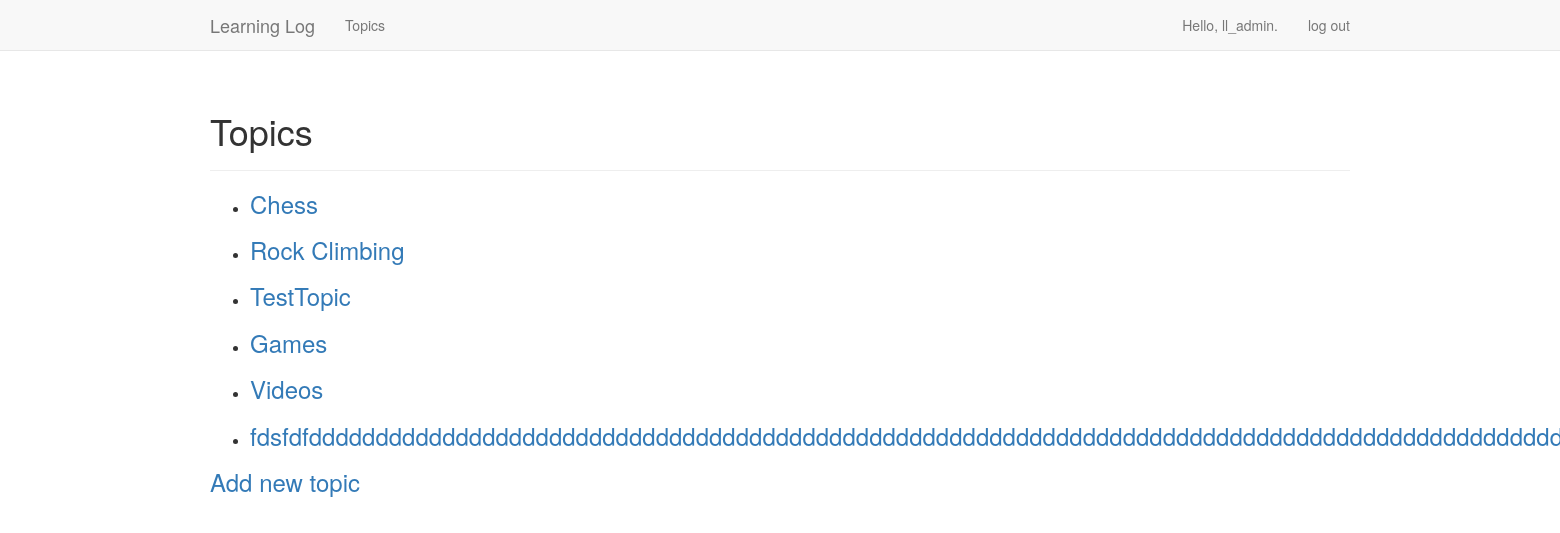
Page /topics/ (signed in) on the earlier database version.
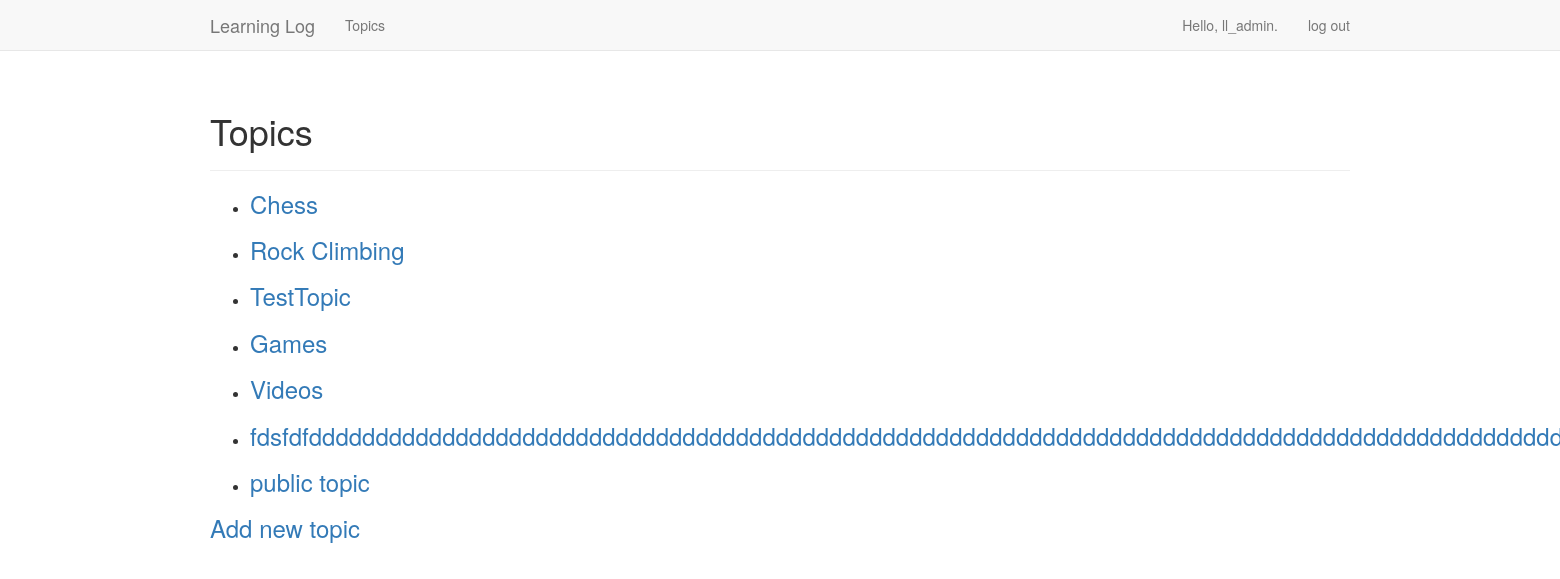
Same page on the later database version.
### learning_logs/models.py (models this page shows)
class Topic(models.Model):
    text = models.CharField(max_length=200)
    date_added = models.DateTimeField(auto_now_add=True)
    owner = models.ForeignKey(User)
    public = models.BooleanField(default=False)
    def __str__(self):
        return self.text

### learning_logs/views.py (the view)
# urls.py: url(r'^topics/$', views.topics, name='topics'),
def topics(request):
    user = request.user
    if user.is_authenticated:
        topics = Topic.objects.filter(owner=user).order_by('date_added')
    else:
        topics = Topic.objects.filter(public=True).order_by('date_added')
    context = {'topics': topics}
    return render(request, 'learning_logs/topics.html', context)

### learning_logs/templates/learning_logs/topics.html
{% extends "learning_logs/base.html"%}
{% block header %}
    <h1>Topics</h1>
{% endblock header %}
{% block content %}
    <ul>
        {% for topic in topics %}
            <li>
                <h3>
                    <a href="{% url 'learning_logs:topic' topic.id %}">{{topic}}</a>
                </h3>
            </li>
        {%empty%}
            <li>No topics have been added yet.</li>
        {% endfor %}
    </ul>
    {% if user.is_authenticated %}
        <h3>
            <a href="{% url 'learning_logs:new_topic' %}">Add new topic</a>
        </h3>
    {% endif %}
{% endblock content %}

Differences in the rows shown:
added Topic: text "public topic"
